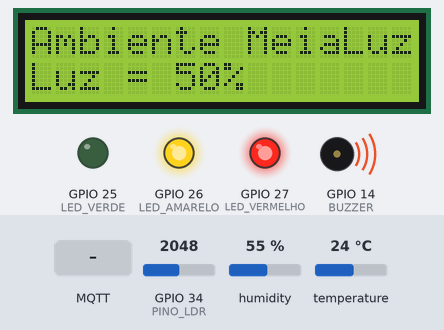
A sketch run on a simulated ESP32. On the bench: 16×2 character LCD, output pins drawn as LEDs (lit = HIGH), buzzer (waves = sounding). Inputs (shaded band) come from the test bench; at power-on: temperature 24 °C, GPIO 34 (PINO_LDR) = 2048, humidity 55 %. WiFi joins after 1.5 s; servers stay silent unless stated; the local clock reads 2024-03-15 10:24:30 at power-on unless the sketch sets it; no MQTT or app messages arrive unless stated; what the sketch prints to the serial monitor is not drawn.

Above: at 9.6 s.
9.7 s: temperature set to 16.8 °C
At 15.2 s:
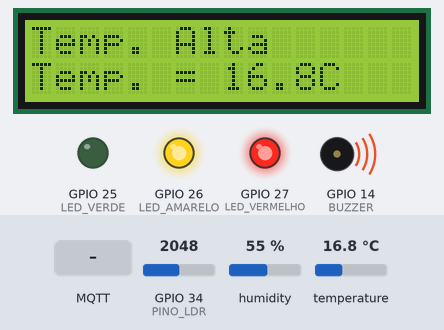
15.5 s: temperature set to 15.3 °C
20.5 s: MQTT message "off" arrives on the first subscribed topic
At 20.9 s:
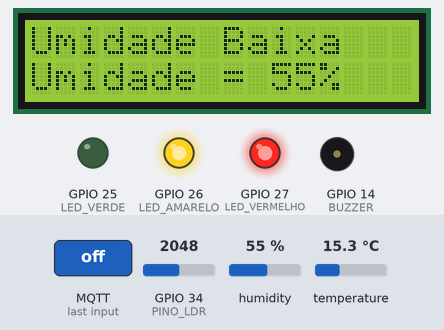
25.5 s: GPIO 34 (PINO_LDR) set to 1262
At 30.2 s:
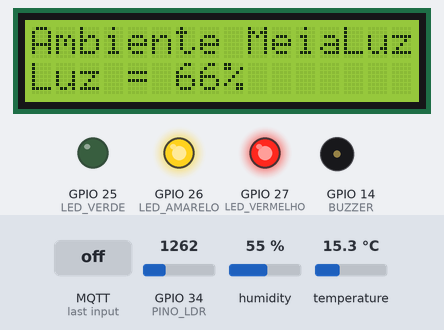
30.5 s: GPIO 34 (PINO_LDR) set to 1161
35.5 s: humidity set to 68 %
At 40.3 s:
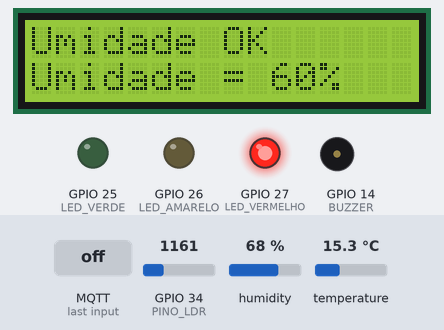
Timing chart, 0 to 41.8 s (numbered marks = the images above; inputs shaded):
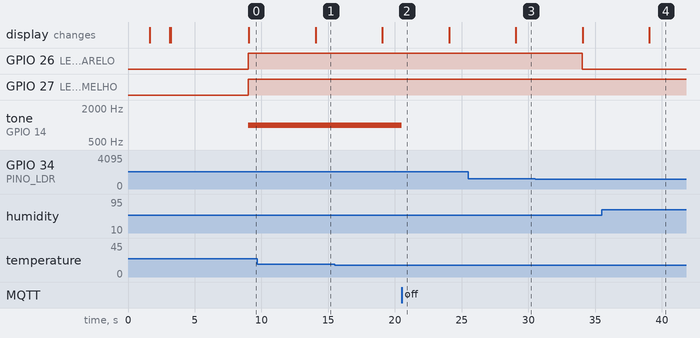

Measured:
- after the input at 9.7 s, the display: changes after 4.4 s (image 1)
- after the input at 20.5 s, tone on GPIO 14 (BUZZER): 1000 Hz → silent at once
- after the input at 25.5 s, the display: changes after 3.6 s (image 3)
- after the input at 35.5 s, the display: changes after 3.6 s (image 4)

The sketch:

sketch.ino
```cpp
/*
 * ==========================================================================
 *  Vinheria Agnello - Checkpoint 05 (IoT + FIWARE)
 *  FIAP - Engenharia de Software - Edge Computing & Computer Systems
 *  Prof. Lucas Demetrius Augusto
 *
 *  Grupo:
 *    Victor Ulisses de Morais Silva  - RM 572634
 *    Enzo Gabriel Pereira            - RM 570659
 *    Pedro Henrique Moura Aguiar     - RM 570715
 *    Henrique Giusti de Souza        - RM 570766
 *    Pietro Alexandre Guerato Objetivo - RM 571232
 *
 *  O que este programa faz:
 *   - Lê temperatura e umidade (DHT22) e luminosidade (LDR) no ESP32;
 *   - Mostra o estado da adega no LCD 16x2 e sinaliza com LEDs e buzzer;
 *   - Conecta no Wi-Fi e publica as leituras no FIWARE via MQTT
 *     (protocolo UltraLight 2.0 do IoT Agent), com o timestamp de cada leitura;
 *   - Recebe comandos pelo tópico /cmd (on / off do alarme sonoro),
 *     que podem ser enviados pelo MyMQTT ou pelo Orion (NGSIv2).
 * ==========================================================================
 */

#include <WiFi.h>
#include <PubSubClient.h>
#include <DHT.h>
#include <Wire.h>
#include <LiquidCrystal_I2C.h>
#include <time.h>
#include <math.h>

// ======================= CONFIGURAÇÕES EDITÁVEIS ==========================
// Wi-Fi (no Wokwi use sempre a rede Wokwi-GUEST, sem senha)
const char* WIFI_SSID     = "Wokwi-GUEST";
const char* WIFI_PASSWORD = "";

// Broker MQTT do servidor FIWARE
const char* BROKER_MQTT = "3.135.234.101";
const int   BROKER_PORT = 1883;

// Identificação no IoT Agent.
// IMPORTANTE: o servidor é compartilhado com outros grupos, então o DEVICE_ID
// precisa ser único. Se trocar aqui, troque também na coleção do Postman.
#define APIKEY    "TEF"
#define DEVICE_ID "vinharia027"

const char* ID_MQTT          = "fiware_" DEVICE_ID;              // id da sessão MQTT
const char* TOPICO_PUBLISH   = "/" APIKEY "/" DEVICE_ID "/attrs";  // envio de leituras
const char* TOPICO_SUBSCRIBE = "/" APIKEY "/" DEVICE_ID "/cmd";    // recebimento de comandos
const char* TOPICO_CMDEXE    = "/" APIKEY "/" DEVICE_ID "/cmdexe"; // confirmação de comandos

const char* NTP_SERVER_1 = "pool.ntp.org";
const char* NTP_SERVER_2 = "time.google.com";
// ==========================================================================

// ------------------------------- Pinos ------------------------------------
#define PINO_DHT      15
#define PINO_LDR      34   // entrada analógica (ADC1)
#define LED_VERDE     25
#define LED_AMARELO   26
#define LED_VERMELHO  27
#define BUZZER        14
// LCD I2C: SDA = GPIO 21, SCL = GPIO 22 (padrão do ESP32)

#define DHTTYPE DHT22
DHT dht(PINO_DHT, DHTTYPE);
LiquidCrystal_I2C lcd(0x27, 16, 2);
WiFiClient espClient;
PubSubClient MQTT(espClient);

// ----------------- Faixas ideais (slide 4 do enunciado) -------------------
// Temperatura ideal ~13 °C, tolerando variação de 3 °C
const float TEMP_MIN = 10.0;
const float TEMP_MAX = 16.0;
// Umidade ideal ~70 %, variação aceitável de 60 % a 80 %
const float UMID_MIN = 60.0;
const float UMID_MAX = 80.0;
// Luminosidade em % (0 = escuro, 100 = muito claro)
const int LUX_ESCURO = 33;
const int LUX_MEIA   = 66;

// ----------------------------- Temporização -------------------------------
const unsigned long INTERVALO = 5000;  // intervalo entre ciclos de leitura (ms)
const int N_LEITURAS    = 5;           // leituras usadas para calcular a média
const int DELAY_LEITURA = 800;         // espera entre leituras (ms)
unsigned long tempoAnterior = 0;
unsigned long ultimaTentativaMQTT = 0;
int telaAtual = 0;

bool alarmeAtivo = true;   // alterado remotamente pelos comandos on / off

// ==========================================================================
//  Utilidades
// ==========================================================================

// Espera sem "travar" o MQTT (mantém o cliente processando mensagens)
void esperar(unsigned long ms) {
  unsigned long inicio = millis();
  while (millis() - inicio < ms) {
    MQTT.loop();
    delay(10);
  }
}

// Monta o timestamp ISO 8601 em UTC (ex.: 2026-10-23T14:05:31Z)
bool obterTimestamp(char* buf, size_t len) {
  struct tm t;
  if (!getLocalTime(&t, 50)) return false;
  strftime(buf, len, "%Y-%m-%dT%H:%M:%SZ", &t);
  return true;
}

// Estimativa de lux para o módulo LDR do Wokwi (alimentado em 3,3 V, ADC de 12 bits)
float calcularLux(int leituraBruta) {
  const float GAMMA = 0.7;
  const float RL10  = 50;
  const float VCC   = 3.3;
  float tensao = leituraBruta / 4095.0 * VCC;
  tensao = constrain(tensao, 0.01f, VCC - 0.01f);
  float resistencia = 2000 * tensao / (1 - tensao / VCC);
  return pow(RL10 * 1e3 * pow(10, GAMMA) / resistencia, (1 / GAMMA));
}

// ==========================================================================
//  Conectividade (Wi-Fi, NTP e MQTT)
// ==========================================================================

void conectarWiFi() {
  if (WiFi.status() == WL_CONNECTED) return;

  Serial.print("[WiFi] Conectando em ");
  Serial.println(WIFI_SSID);
  lcd.clear();
  lcd.setCursor(0, 0);
  lcd.print("Conectando WiFi");

  WiFi.mode(WIFI_STA);
  WiFi.begin(WIFI_SSID, WIFI_PASSWORD, 6);  // canal 6 acelera a conexão no Wokwi
  int tentativas = 0;
  while (WiFi.status() != WL_CONNECTED) {
    delay(250);
    Serial.print(".");
    // Se não conectar em ~10 s, reinicia a tentativa (o Wi-Fi do Wokwi às vezes trava)
    if (++tentativas >= 40) {
      tentativas = 0;
      Serial.println("\n[WiFi] Sem resposta, tentando de novo...");
      WiFi.disconnect();
      delay(100);
      WiFi.begin(WIFI_SSID, WIFI_PASSWORD);
    }
  }
  Serial.println();
  Serial.print("[WiFi] Conectado! IP: ");
  Serial.println(WiFi.localIP());
}

void iniciarRelogio() {
  configTime(0, 0, NTP_SERVER_1, NTP_SERVER_2);  // horário em UTC
  Serial.print("[NTP] Sincronizando relogio");
  lcd.clear();
  lcd.setCursor(0, 0);
  lcd.print("Sincronizando");
  lcd.setCursor(0, 1);
  lcd.print("relogio (NTP)");

  struct tm t;
  for (int i = 0; i < 20 && !getLocalTime(&t, 500); i++) {
    Serial.print(".");
  }
  Serial.println();

  char ts[25];
  if (obterTimestamp(ts, sizeof(ts))) {
    Serial.print("[NTP] Horario UTC: ");
    Serial.println(ts);
  } else {
    Serial.println("[NTP] Falha ao sincronizar; leituras sairao sem 'ts' ate sincronizar.");
  }
}

void publicarEstadoAlarme() {
  MQTT.publish(TOPICO_PUBLISH, alarmeAtivo ? "s|on" : "s|off");
}

bool conectarMQTT() {
  if (MQTT.connected()) return true;
  if (ultimaTentativaMQTT != 0 && millis() - ultimaTentativaMQTT < 3000) return false;
  ultimaTentativaMQTT = millis();

  Serial.printf("[MQTT] Conectando ao broker %s:%d ...\n", BROKER_MQTT, BROKER_PORT);
  if (MQTT.connect(ID_MQTT)) {
    Serial.println("[MQTT] Conectado!");
    MQTT.subscribe(TOPICO_SUBSCRIBE);
    Serial.printf("[MQTT] Inscrito em %s\n", TOPICO_SUBSCRIBE);
    publicarEstadoAlarme();
    return true;
  }

  Serial.printf("[MQTT] Falha (rc=%d). Nova tentativa em 3 s.\n", MQTT.state());
  return false;
}

// Mensagens recebidas no tópico /cmd.
// Formato UltraLight: <device_id>@<comando>|<parametros>
// Exemplos: vinharia027@on|   ou   vinharia027@off|
void mqttCallback(char* topic, byte* payload, unsigned int length) {
  String msg;
  for (unsigned int i = 0; i < length; i++) msg += (char)payload[i];
  Serial.printf("[MQTT] Recebido em %s: %s\n", topic, msg.c_str());

  int arroba = msg.indexOf('@');
  int barra  = msg.indexOf('|', arroba + 1);
  String comando = (arroba >= 0)
                     ? msg.substring(arroba + 1, barra > arroba ? barra : msg.length())
                     : msg;
  comando.trim();

  if (comando == "on") {
    alarmeAtivo = true;
  } else if (comando == "off") {
    alarmeAtivo = false;
    noTone(BUZZER);
  } else {
    Serial.printf("[MQTT] Comando desconhecido: %s\n", comando.c_str());
    return;
  }

  Serial.printf("[CMD] Alarme sonoro %s\n", alarmeAtivo ? "ATIVADO" : "SILENCIADO");

  // Confirma a execução para o IoT Agent (atualiza o status do comando no Orion)
  char resposta[96];
  snprintf(resposta, sizeof(resposta), "%s@%s|%s", DEVICE_ID, comando.c_str(),
           alarmeAtivo ? "alarme ativado" : "alarme silenciado");
  MQTT.publish(TOPICO_CMDEXE, resposta);

  // Atualiza o atributo de estado do alarme
  publicarEstadoAlarme();
}

// ==========================================================================
//  Sinalização local (LEDs, buzzer e LCD) - lógica da fase 1
// ==========================================================================

void atualizarLEDs(bool escuro, bool meiaLuz, bool muitoClaro,
                   bool tempForaFaixa, bool umidForaFaixa) {
  digitalWrite(LED_VERDE,    (escuro && !tempForaFaixa && !umidForaFaixa));
  digitalWrite(LED_AMARELO,  (meiaLuz || tempForaFaixa));
  digitalWrite(LED_VERMELHO, (muitoClaro || umidForaFaixa));

  if (alarmeAtivo && (muitoClaro || tempForaFaixa || umidForaFaixa)) {
    tone(BUZZER, 1000);
  } else {
    noTone(BUZZER);
  }
}

void mostrarDisplay(bool escuro, bool meiaLuz, bool tempForaFaixa,
                    bool umidForaFaixa, float temperatura, float umidade,
                    int luminosidade) {
  lcd.clear();

  switch (telaAtual) {
    case 0:  // Luminosidade
      lcd.setCursor(0, 0);
      if (escuro) {
        lcd.print("Ambiente Escuro");
      } else if (meiaLuz) {
        lcd.print("Ambiente MeiaLuz");
      } else {
        lcd.print("Ambiente CLARO");
      }
      lcd.setCursor(0, 1);
      lcd.print("Luz = ");
      lcd.print(luminosidade);
      lcd.print("%");
      break;

    case 1:  // Temperatura
      lcd.setCursor(0, 0);
      if (!tempForaFaixa)              lcd.print("Temperatura OK");
      else if (temperatura > TEMP_MAX) lcd.print("Temp. Alta");
      else                             lcd.print("Temp. Baixa");
      lcd.setCursor(0, 1);
      lcd.print("Temp. = ");
      lcd.print(temperatura, 1);
      lcd.print("C");
      break;

    case 2:  // Umidade
      lcd.setCursor(0, 0);
      if (!umidForaFaixa)          lcd.print("Umidade OK");
      else if (umidade > UMID_MAX) lcd.print("Umidade Alta");
      else                         lcd.print("Umidade Baixa");
      lcd.setCursor(0, 1);
      lcd.print("Umidade = ");
      lcd.print((int)umidade);
      lcd.print("%");
      break;

    case 3:  // Conexão com o FIWARE
      lcd.setCursor(0, 0);
      lcd.print(MQTT.connected() ? "FIWARE: online" : "FIWARE: offline");
      lcd.setCursor(0, 1);
      lcd.print(alarmeAtivo ? "Alarme: ligado" : "Alarme: mudo");
      break;
  }

  telaAtual = (telaAtual + 1) % 4;
}

// ==========================================================================
//  Envio das leituras para o FIWARE
// ==========================================================================
// Payload UltraLight 2.0 (o IoT Agent converte para NGSIv2):
//   t  -> temperature         (°C)
//   h  -> relativeHumidity    (%)
//   i  -> illuminance         (lux, estimado)
//   l  -> luminosity          (% de luz, escala usada na fase 1)
//   a  -> alertStatus         (OK ou lista de alertas)
//   s  -> alarmStatus         (on/off)
//   ts -> dateObserved        (timestamp ISO 8601 da leitura)
void publicarLeituras(float temperatura, float umidade, float lux,
                      int luminosidade, const String& alerta) {
  char ts[25];
  bool temHora = obterTimestamp(ts, sizeof(ts));

  char payload[256];
  int n = snprintf(payload, sizeof(payload), "t|%.1f|h|%.1f|i|%.1f|l|%d|a|%s|s|%s",
                   temperatura, umidade, lux, luminosidade, alerta.c_str(),
                   alarmeAtivo ? "on" : "off");
  if (temHora && n > 0 && n < (int)sizeof(payload)) {
    snprintf(payload + n, sizeof(payload) - n, "|ts|%s", ts);
  }

  if (MQTT.connected()) {
    bool ok = MQTT.publish(TOPICO_PUBLISH, payload);
    Serial.printf("[MQTT] %s %s -> %s\n", ok ? "Publicado" : "FALHA ao publicar",
                  TOPICO_PUBLISH, payload);
  } else {
    Serial.printf("[MQTT] Desconectado, leitura nao enviada: %s\n", payload);
  }
}

// ==========================================================================
//  Setup e loop
// ==========================================================================

void setup() {
  Serial.begin(115200);
  dht.begin();
  lcd.init();
  lcd.backlight();

  pinMode(LED_VERDE,    OUTPUT);
  pinMode(LED_AMARELO,  OUTPUT);
  pinMode(LED_VERMELHO, OUTPUT);
  pinMode(BUZZER,       OUTPUT);
  digitalWrite(LED_VERDE,    LOW);
  digitalWrite(LED_AMARELO,  LOW);
  digitalWrite(LED_VERMELHO, LOW);
  noTone(BUZZER);

  lcd.setCursor(0, 0);
  lcd.print("Vinheria Agnello");
  lcd.setCursor(0, 1);
  lcd.print("Iniciando...");
  delay(1500);

  conectarWiFi();
  iniciarRelogio();

  MQTT.setServer(BROKER_MQTT, BROKER_PORT);
  MQTT.setCallback(mqttCallback);
  MQTT.setBufferSize(512);
  conectarMQTT();

  lcd.clear();
}

void loop() {
  if (WiFi.status() != WL_CONNECTED) conectarWiFi();
  conectarMQTT();
  MQTT.loop();

  // Ressincroniza o relógio a cada 1 min. No Wokwi a simulação pode rodar
  // mais devagar que o tempo real e o relógio interno vai ficando atrasado.
  static unsigned long ultimaSincronia = 0;
  if (millis() - ultimaSincronia >= 60000) {
    ultimaSincronia = millis();
    configTime(0, 0, NTP_SERVER_1, NTP_SERVER_2);
  }

  if (millis() - tempoAnterior < INTERVALO) return;
  tempoAnterior = millis();

  // ---- Leitura dos sensores (média de N leituras) ----
  float somaTemp = 0, somaUmid = 0;
  long  somaLdr  = 0;
  int   leituras = 0;

  for (int i = 0; i < N_LEITURAS; i++) {
    float t = dht.readTemperature();
    float u = dht.readHumidity();
    int   l = analogRead(PINO_LDR);

    if (!isnan(t) && !isnan(u)) {
      somaTemp += t;
      somaUmid += u;
      somaLdr  += l;
      leituras++;
    }
    esperar(DELAY_LEITURA);
  }

  if (leituras == 0) {
    lcd.clear();
    lcd.setCursor(0, 0);
    lcd.print("Erro sensor DHT");
    Serial.println("ERRO: DHT sem leitura valida");
    MQTT.publish(TOPICO_PUBLISH, "a|ERRO_SENSOR_DHT");
    return;
  }

  float temperatura  = somaTemp / leituras;
  float umidade      = somaUmid / leituras;
  int   ldrBruto     = somaLdr / leituras;
  int   luminosidade = map(ldrBruto, 0, 4095, 100, 0);  // mais luz = leitura menor
  float lux          = calcularLux(ldrBruto);

  bool tempForaFaixa = (temperatura < TEMP_MIN || temperatura > TEMP_MAX);
  bool umidForaFaixa = (umidade < UMID_MIN || umidade > UMID_MAX);
  bool muitoClaro    = (luminosidade > LUX_MEIA);
  bool meiaLuz       = (luminosidade > LUX_ESCURO && luminosidade <= LUX_MEIA);
  bool escuro        = (luminosidade <= LUX_ESCURO);

  // ---- Texto de alerta enviado ao FIWARE ----
  String alerta = "";
  if (temperatura > TEMP_MAX)      alerta += "TEMP_ALTA-";
  else if (temperatura < TEMP_MIN) alerta += "TEMP_BAIXA-";
  if (umidade > UMID_MAX)          alerta += "UMID_ALTA-";
  else if (umidade < UMID_MIN)     alerta += "UMID_BAIXA-";
  if (muitoClaro)                  alerta += "LUZ_EXCESSIVA-";
  if (alerta.length() == 0) alerta = "OK";
  else alerta.remove(alerta.length() - 1);  // tira o último "-"

  atualizarLEDs(escuro, meiaLuz, muitoClaro, tempForaFaixa, umidForaFaixa);
  mostrarDisplay(escuro, meiaLuz, tempForaFaixa, umidForaFaixa,
                 temperatura, umidade, luminosidade);

  Serial.printf("Luz: %d%% (%.0f lux) | Temp: %.1fC | Umid: %.0f%% | Status: %s\n",
                luminosidade, lux, temperatura, umidade, alerta.c_str());

  publicarLeituras(temperatura, umidade, lux, luminosidade, alerta);
}
```
